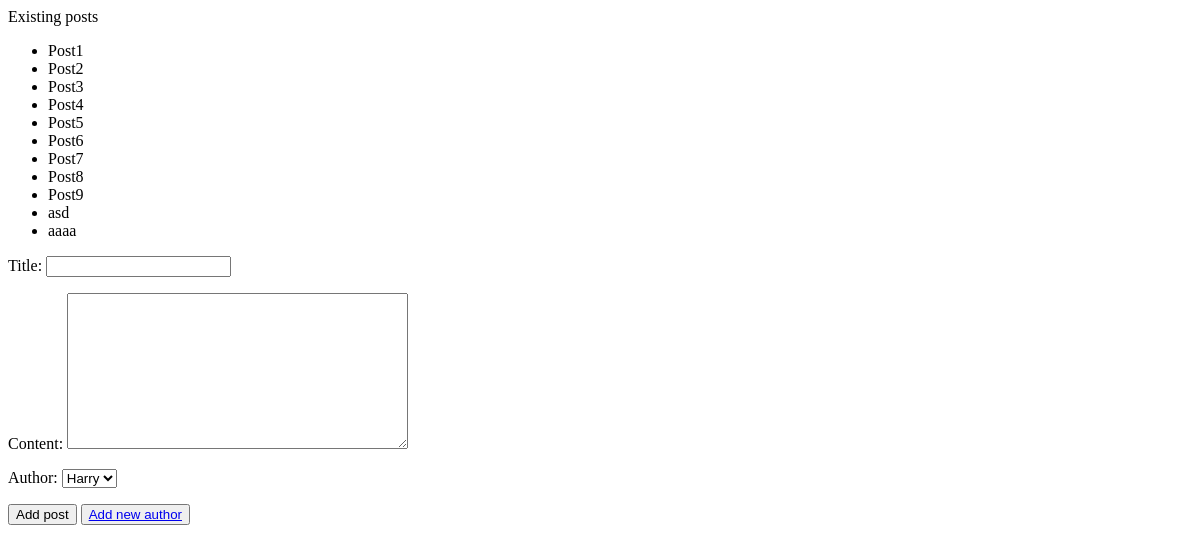
Before: /posts/post_add/ with the older database file.
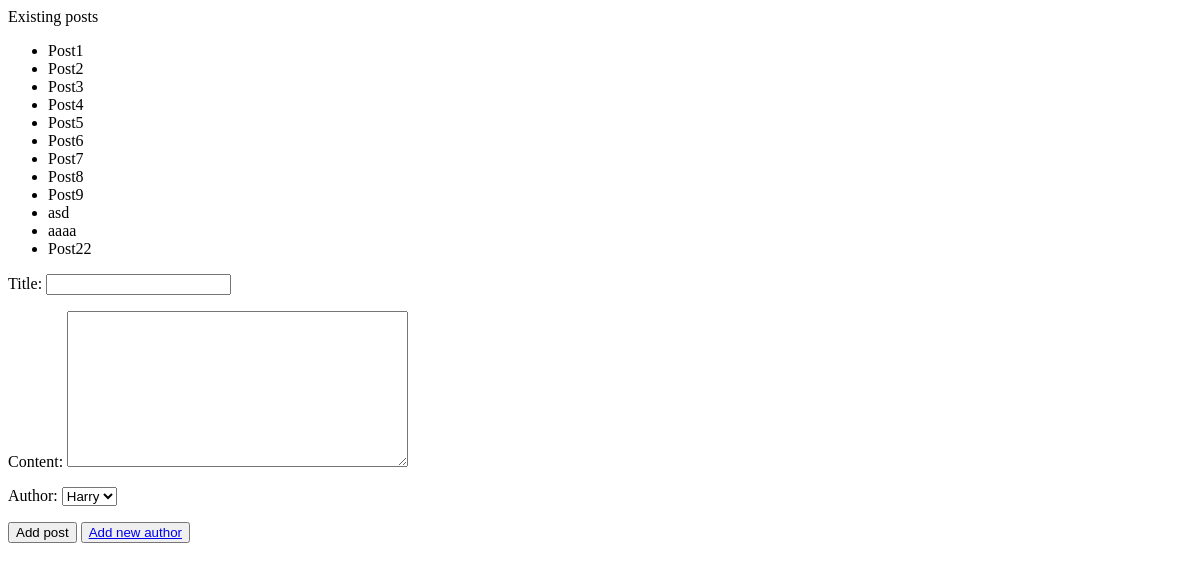
After: the same page with the newer database file.
### posts/models.py (models this page shows, shortened)
class Post(models.Model):
   title = models.CharField(max_length=5)
   content = models.TextField()
   created = models.DateTimeField(auto_now_add=True)
   modified = models.DateTimeField(auto_now=True)
   author = models.ForeignKey(
      'posts.Author',
      on_delete=models.CASCADE,
      null=True,
      blank=True
   )

### posts/views.py (the view, shortened to what this page needs)
# urls.py: path('post_add/', add_post,  name="post_add"),
def add_post(request):
    form_post = PostForm()
    results_post = Post.objects.all()
    author = Author.objects.all()
    return render(
        request=request,
        template_name="posts/post_add.html",
        context={
            "results_post": results_post,
            "form_post": form_post,
            "author": author,
        }
    )

### posts/forms.py
class PostForm(forms.Form):
    title = forms.CharField(required=False)
    content = forms.CharField(widget=forms.Textarea, required=False)

### posts/templates/posts/post_add.html (shortened to what this page needs)
{% extends "posts/main.html" %}
{% block content %}
    <div id="header">
        Existing posts
    </div>
    <ul>
        {% for r in results_post %}
            <li>{{ r.title }}</li>
        {% endfor %}
    </ul>
    <form method="post">
        {{ form_post.as_p }}
        <p>
            <label for="id_author">Author:</label>
            <select name="author" id="id_author">
                {% for auth in author %}
                    <option value="{{ auth.id }}">{{ auth.nick }} </option>
                {% endfor %}
            </select>
        </p>
        <input type="submit" value="Add post">
        <button type="button">
            <a href="{% url "posts:auth_add" %}">Add new author</a>
        </button>
    </form>
{% endblock %}

Changed rows visible on the page:
added Post: title "Post22"
